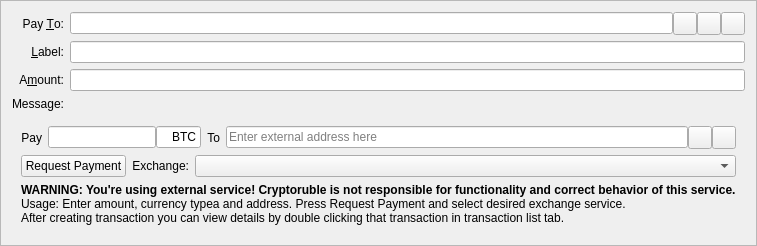
  <widget class="QFrame" name="SendCoins">
   <property name="toolTip">
    <string>This is a normal payment.</string>
   </property>
   <property name="autoFillBackground">
    <bool>false</bool>
   </property>
   <property name="frameShape">
    <enum>QFrame::StyledPanel</enum>
   </property>
   <property name="frameShadow">
    <enum>QFrame::Sunken</enum>
   </property>
   <layout class="QGridLayout" name="gridLayout_2">
    <item row="0" column="0">
     <widget class="QLabel" name="payToLabel">
      <property name="text">
       <string>Pay &amp;To:</string>
      </property>
      <property name="alignment">
       <set>Qt::AlignRight|Qt::AlignTrailing|Qt::AlignVCenter</set>
      </property>
      <property name="buddy">
       <cstring>payTo</cstring>
      </property>
     </widget>
    </item>
    <item row="1" column="1">
     <widget class="QLineEdit" name="addAsLabel">
      <property name="toolTip">
       <string>Enter a label for this address to add it to the list of used addresses</string>
      </property>
     </widget>
    </item>
    <item row="2" column="0">
     <widget class="QLabel" name="amountLabel">
      <property name="text">
       <string>A&amp;mount:</string>
      </property>
      <property name="alignment">
       <set>Qt::AlignRight|Qt::AlignTrailing|Qt::AlignVCenter</set>
      </property>
      <property name="buddy">
       <cstring>payAmount</cstring>
      </property>
     </widget>
    </item>
    <item row="2" column="1">
     <widget class="BitcoinAmountField" name="payAmount"/>
    </item>
    <item row="3" column="0">
     <widget class="QLabel" name="messageLabel">
      <property name="text">
       <string>Message:</string>
      </property>
      <property name="alignment">
       <set>Qt::AlignRight|Qt::AlignTrailing|Qt::AlignVCenter</set>
      </property>
     </widget>
    </item>
    <item row="3" column="1">
     <widget class="QLabel" name="messageTextLabel">
      <property name="toolTip">
       <string>A message that was attached to the cryptoruble: URI which will be stored with the transaction for your reference. Note: This message will not be sent over the Cryptoruble network.</string>
      </property>
      <property name="textFormat">
       <enum>Qt::PlainText</enum>
      </property>
     </widget>
    </item>
    <!-- <item row="4" column="0" colspan="2">
     <layout class="QFormLayout" name="toggleExchLayout">
      <item row="0" column="0">
       <widget class="QLabel" name="toggleExchLabel">
        <property name="text">
         <string>Pay to other cryptocurrencies:</string>
        </property>
        <property name="alignment">
         <set>Qt::AlignRight|Qt::AlignTrailing|Qt::AlignVCenter</set>
        </property>
        <property name="buddy">
         <cstring>payTo</cstring>
        </property>
       </widget>
      </item>
      <item row="0" column="1">
       <widget class="QCheckBox" name="checkBoxExch">
        <property name="sizePolicy">
         <sizepolicy hsizetype="Fixed" vsizetype="Fixed">
          <horstretch>0</horstretch>
          <verstretch>0</verstretch>
         </sizepolicy>
        </property>
        <property name="text">
         <string/>
        </property>
       </widget>
      </item>
     </layout>
    </item> -->
    <item row="1" column="0">
     <widget class="QLabel" name="labellLabel">
      <property name="text">
       <string>&amp;Label:</string>
      </property>
      <property name="alignment">
       <set>Qt::AlignRight|Qt::AlignTrailing|Qt::AlignVCenter</set>
      </property>
      <property name="buddy">
       <cstring>addAsLabel</cstring>
      </property>
     </widget>
    </item>
    <item row="0" column="1">
     <layout class="QHBoxLayout" name="payToLayout">
      <property name="spacing">
       <number>0</number>
      </property>
      <item>
       <widget class="QValidatedLineEdit" name="payTo">
        <property name="toolTip">
         <string>The Cryptoruble address to send the payment to</string>
        </property>
       </widget>
      </item>
      <item>
       <widget class="QToolButton" name="addressBookButton">
        <property name="toolTip">
         <string>Choose previously used address</string>
        </property>
        <property name="text">
         <string/>
        </property>
        <property name="icon">
         <iconset resource="../bitcoin.qrc">
          <normaloff>:/icons/address-book</normaloff>:/icons/address-book</iconset>
        </property>
        <property name="shortcut">
         <string>Alt+A</string>
        </property>
       </widget>
      </item>
      <item>
       <widget class="QToolButton" name="pasteButton">
        <property name="toolTip">
         <string>Paste address from clipboard</string>
        </property>
        <property name="text">
         <string/>
        </property>
        <property name="icon">
         <iconset resource="../bitcoin.qrc">
          <normaloff>:/icons/editpaste</normaloff>:/icons/editpaste</iconset>
        </property>
        <property name="shortcut">
         <string>Alt+P</string>
        </property>
       </widget>
      </item>
      <item>
       <widget class="QToolButton" name="deleteButton">
        <property name="toolTip">
         <string>Remove this entry</string>
        </property>
        <property name="text">
         <string/>
        </property>
        <property name="icon">
         <iconset resource="../bitcoin.qrc">
          <normaloff>:/icons/remove</normaloff>:/icons/remove</iconset>
        </property>
       </widget>
      </item>
     </layout>
    </item>
    <item row="5" column="0" colspan="2">
     <widget class="QWidget" name="exchWidget" native="true">
      <property name="toolTip">
       <string>This is a payment to external cryptocurrencies</string>
      </property>
      <layout class="QGridLayout" name="gridLayout">
       <item row="0" column="0">
        <layout class="QHBoxLayout" name="horizontalLayout1">
         <item>
          <widget class="QLabel" name="amountExchLabel">
           <property name="sizePolicy">
            <sizepolicy hsizetype="Preferred" vsizetype="Preferred">
             <horstretch>0</horstretch>
             <verstretch>0</verstretch>
            </sizepolicy>
           </property>
           <property name="text">
            <string>Pay</string>
           </property>
           <property name="alignment">
            <set>Qt::AlignRight|Qt::AlignTrailing|Qt::AlignVCenter</set>
           </property>
          </widget>
         </item>
         <item>
          <layout class="QHBoxLayout" name="horizontalLayout1_1">
           <property name="spacing">
            <number>0</number>
           </property>
           <item>
            <widget class="QLineEdit" name="payAmountExch">
             <property name="sizePolicy">
              <sizepolicy hsizetype="Fixed" vsizetype="Fixed">
               <horstretch>0</horstretch>
               <verstretch>0</verstretch>
              </sizepolicy>
             </property>
             <property name="toolTip">
              <string>Amount of currency</string>
             </property>
             <property name="alignment">
              <set>Qt::AlignRight|Qt::AlignTrailing|Qt::AlignVCenter</set>
             </property>
            </widget>
           </item>
           <item>
            <widget class="QLineEdit" name="payTypeExch">
             <property name="sizePolicy">
              <sizepolicy hsizetype="Fixed" vsizetype="Fixed">
               <horstretch>1</horstretch>
               <verstretch>0</verstretch>
              </sizepolicy>
             </property>
             <property name="minimumSize">
              <size>
               <width>45</width>
               <height>0</height>
              </size>
             </property>
             <property name="maximumSize">
              <size>
               <width>45</width>
               <height>16777215</height>
              </size>
             </property>
             <property name="toolTip">
              <string>Currency short name (i.e. BTC)</string>
             </property>
             <property name="text">
              <string>BTC</string>
             </property>
             <property name="alignment">
              <set>Qt::AlignRight|Qt::AlignTrailing|Qt::AlignVCenter</set>
             </property>
            </widget>
           </item>
          </layout>
         </item>
         <item>
          <widget class="QLabel" name="toExchLabel">
           <property name="sizePolicy">
            <sizepolicy hsizetype="Preferred" vsizetype="Preferred">
             <horstretch>0</horstretch>
             <verstretch>0</verstretch>
            </sizepolicy>
           </property>
           <property name="text">
            <string>To</string>
           </property>
           <property name="alignment">
            <set>Qt::AlignRight|Qt::AlignTrailing|Qt::AlignVCenter</set>
           </property>
          </widget>
         </item>
         <item>
          <layout class="QHBoxLayout" name="horizontalLayout1_2">
           <property name="spacing">
            <number>0</number>
           </property>
           <item>
            <widget class="QLineEdit" name="payToExch">
             <property name="toolTip">
              <string>Enter external address here</string>
             </property>
             <property name="placeholderText">
              <string>Enter external address here</string>
             </property>
            </widget>
           </item>
           <item>
            <widget class="QToolButton" name="pasteExchButton">
             <property name="toolTip">
              <string>Paste address from clipboard</string>
             </property>
             <property name="text">
              <string/>
             </property>
             <property name="icon">
              <iconset resource="../bitcoin.qrc">
               <normaloff>:/icons/editpaste</normaloff>:/icons/editpaste</iconset>
             </property>
             <property name="shortcut">
              <string>Alt+P</string>
             </property>
            </widget>
           </item>
           <item>
            <widget class="QToolButton" name="deleteExchButton">
             <property name="toolTip">
              <string>Remove this entry</string>
             </property>
             <property name="text">
              <string/>
             </property>
             <property name="icon">
              <iconset resource="../bitcoin.qrc">
               <normaloff>:/icons/remove</normaloff>:/icons/remove</iconset>
             </property>
            </widget>
           </item>
          </layout>
         </item>
        </layout>
       </item>
       <item row="1" column="0">
        <layout class="QHBoxLayout" name="horizontalLayout2">
         <item>
          <widget class="QPushButton" name="requestPaymentButton">
           <property name="sizePolicy">
            <sizepolicy hsizetype="Fixed" vsizetype="Fixed">
             <horstretch>0</horstretch>
             <verstretch>0</verstretch>
            </sizepolicy>
           </property>
           <property name="text">
            <string>Request Payment</string>
           </property>
          </widget>
         </item>
         <item>
          <widget class="QLabel" name="exchLabel">
           <property name="sizePolicy">
            <sizepolicy hsizetype="Fixed" vsizetype="Fixed">
             <horstretch>0</horstretch>
             <verstretch>0</verstretch>
            </sizepolicy>
           </property>
           <property name="text">
            <string>Exchange:</string>
           </property>
           <property name="alignment">
            <set>Qt::AlignRight|Qt::AlignTrailing|Qt::AlignVCenter</set>
           </property>
          </widget>
         </item>
         <item>
          <widget class="QComboBox" name="exchComboBox">
           <property name="sizePolicy">
            <sizepolicy hsizetype="Preferred" vsizetype="Fixed">
             <horstretch>0</horstretch>
             <verstretch>0</verstretch>
            </sizepolicy>
           </property>
           <property name="toolTip">
            <string>Exchange selection</string>
           </property>
          </widget>
         </item>
        </layout>
       </item>
       <item row="2" column="0">
        <widget class="QLabel" name="infoExchLabel">
         <property name="text">
          <string>&lt;html&gt;&lt;head/&gt;&lt;body&gt;&lt;p&gt;&lt;span style=&quot; font-weight:600;&quot;&gt;WARNING: You're using external service! Cryptoruble is not responsible for functionality and correct behavior of this service.&lt;/span&gt;&lt;br/&gt;Usage: Enter amount, currency typea and address. Press Request Payment and select desired exchange service.&lt;br/&gt;After creating transaction you can view details by double clicking that transaction in transaction list tab.&lt;/p&gt;&lt;/body&gt;&lt;/html&gt;</string>
         </property>
        </widget>
       </item>
      </layout>
     </widget>
    </item>
   </layout>
  </widget>
